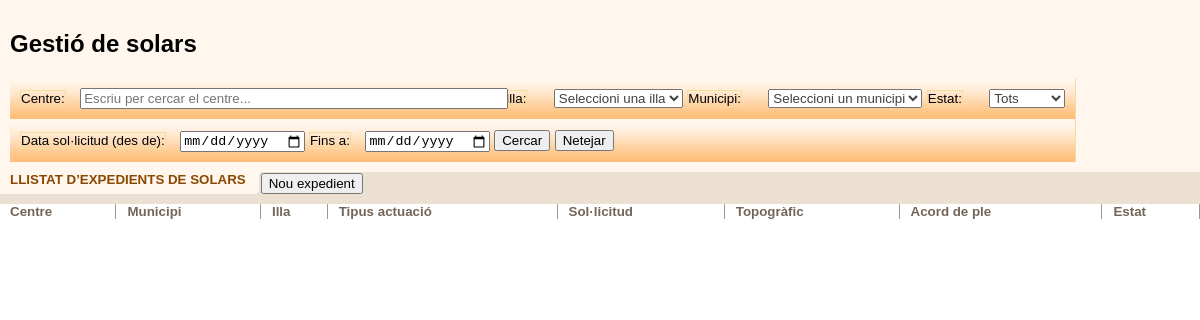
The page /solar/solarListFiltro.php on the database as committed earlier.
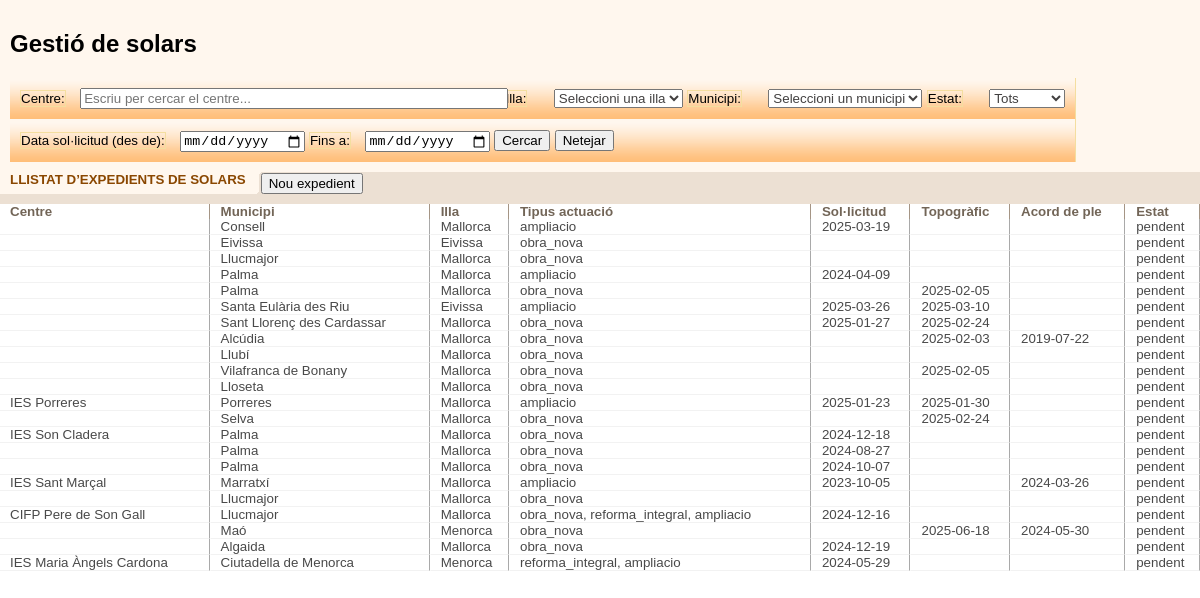
The same page on the database as committed later.
### tables this page shows
CREATE TABLE `expedients_solar` (
  `id` int(11) NOT NULL,
  `centre_id` int(11) DEFAULT NULL,
  `estat` enum('pendent','en_tramit','tancat') NOT NULL DEFAULT 'pendent',
  `data_sollicitud` date DEFAULT NULL,
  `obs_sollicitud` text DEFAULT NULL,
  `data_topografic` date DEFAULT NULL,
  `obs_topografic` text DEFAULT NULL,
  `data_acord_ple` date DEFAULT NULL,
  `obs_acord_ple` text DEFAULT NULL,
  `created_at` timestamp NOT NULL DEFAULT current_timestamp(),
  `updated_at` timestamp NOT NULL DEFAULT current_timestamp() ON UPDATE current_timestamp()
);

CREATE TABLE `centres` (
  `id` int(11) NOT NULL,
  `Ubi_Codi` int(11) NOT NULL,
  `Titularitat` varchar(50) DEFAULT NULL,
  `Sigla` varchar(10) DEFAULT NULL,
  `Codi` varchar(20) DEFAULT NULL,
  `Centre` varchar(255) DEFAULT NULL,
  `Adreca` varchar(255) DEFAULT NULL,
  `CP` varchar(10) DEFAULT NULL,
  `Localitat` varchar(100) DEFAULT NULL,
  `Municipi` varchar(100) DEFAULT NULL,
  `Illa` varchar(50) DEFAULT NULL,
  `Telefon` varchar(20) DEFAULT NULL,
  `Fax` varchar(20) DEFAULT NULL,
  `email` varchar(100) DEFAULT NULL,
  `Alta` date DEFAULT NULL,
  `Baixa` date DEFAULT NULL,
  `id_illa` int(11) DEFAULT NULL,
  `id_municipi` int(11) DEFAULT NULL,
  `ref_cadastral` varchar(20) DEFAULT NULL,
  `cadastre_localitzacio` varchar(255) DEFAULT NULL,
  `cadastre_classe` varchar(20) DEFAULT NULL,
  `cadastre_us_principal` varchar(50) DEFAULT NULL,
  `cadastre_sup_construida_m2` decimal(10,2) DEFAULT NULL,
  `cadastre_any_construccio` smallint(6) DEFAULT NULL,
  `cadastre_parcela_tipus` varchar(100) DEFAULT NULL,
  `cadastre_parcela_localitzacio` varchar(255) DEFAULT NULL,
  `cadastre_sup_grafica_m2` decimal(10,2) DEFAULT NULL,
  `cadastre_data_consulta` timestamp NULL DEFAULT NULL,
  `cadastre_font` varchar(30) DEFAULT NULL
);

### solar/solarListFiltro.php (the view, shortened to what this page needs)
<?php
include '../connectarBD.php';
function h($v): string {
  return htmlspecialchars((string)$v, ENT_QUOTES | ENT_SUBSTITUTE, 'UTF-8');
}
$centre_txt = trim($_POST['centre_txt'] ?? '');
$municipi_id = trim($_POST['municipi_filtro'] ?? '');
$estat = trim($_POST['estat_filtro'] ?? '');
$data_ini = trim($_POST['data_inici_filtro'] ?? '');
$data_fi = trim($_POST['data_fi_filtro'] ?? '');
$sql = "
SELECT
  e.id AS expedient_id,
  c.Centre AS centre_nom,
  m.nom AS municipi_nom,
  i.nom AS illa_nom,
  COALESCE(GROUP_CONCAT(DISTINCT a.tipus ORDER BY a.tipus SEPARATOR ', '), '') AS tipus_actuacio,
  e.data_sollicitud,
  e.data_topografic,
  e.data_acord_ple,
  e.estat
FROM expedients_solar e
LEFT JOIN centres c ON c.id = e.centre_id
LEFT JOIN actuacions_solar a ON a.expedient_id = e.id
LEFT JOIN actuacions_solar_solars ass ON ass.actuacio_solar_id = a.id AND ass.rol = 'principal'
JOIN solars s ON s.id = ass.solar_id
LEFT JOIN municipi m ON m.id = s.municipi_id
LEFT JOIN illa i ON i.id = s.illa_id
";
$sql .= "
GROUP BY e.id, c.Centre, m.nom, i.nom, e.data_sollicitud, e.data_topografic, e.data_acord_ple, e.estat
ORDER BY e.updated_at DESC, e.id DESC
LIMIT 500
";
$stmt = $connexio->prepare($sql);
$stmt->execute();
$res = $stmt->get_result();
?>
<!DOCTYPE html>
<html>
<head>
  <link rel="stylesheet" href="../css/estilos.css" type="text/css" />
</head>
<body class="contenido" onload="ocultarFondoPrincipal();">
  <div class="contenedorFiltro">
    <h2>Gestió de solars</h2>
    <form method="POST" action="solarListFiltro.php">
      <table cellpadding="0" cellspacing="0" class="cajaFiltro">
        <tr>
          <td class="contenedorCamposFiltro">
            <div class="filtro">
              <label for="centre_txt" class="formularioFiltro">Centre:</label>
              <div style="position:relative; display:inline-block; width:420px; vertical-align:middle;">
                <input
                  type="text"
                  id="centre_txt"
                  name="centre_txt"
                  value="<?= h($centre_txt) ?>"
                  placeholder="Escriu per cercar el centre..."
                  autocomplete="off"
                  style="width:100%;"
                />
              </div>
              <label for="illa_filtro" class="formularioFiltro">Illa:</label>
              <select id="illa_filtro" name="illa_filtro" class="campoFicha_Blanca" onchange="onIllaChange()">
                <option value="">Seleccioni una illa</option>
              </select>
              <label for="municipi_filtro" class="formularioFiltro">Municipi:</label>
              <select id="municipi_filtro" name="municipi_filtro" class="campoFicha_Blanca" data-selected="<?= h($municipi_id) ?>">
                <option value="">Seleccioni un municipi</option>
              </select>
              <label for="estat_filtro" class="formularioFiltro">Estat:</label>
              <select id="estat_filtro" name="estat_filtro" class="campoFicha_Blanca">
                <option value="" <?= $estat===''?'selected':'' ?>>Tots</option>
              </select>
            </div>
          </td>
        </tr>
        <tr>
          <td class="contenedorCamposFiltro">
            <div class="filtro">
              <label for="data_inici_filtro" class="formularioFiltro">Data sol·licitud (des de):</label>
              <input type="date" id="data_inici_filtro" name="data_inici_filtro" value="<?= h($data_ini) ?>">
              <label for="data_fi_filtro" class="formularioFiltro">Fins a:</label>
              <input type="date" id="data_fi_filtro" name="data_fi_filtro" value="<?= h($data_fi) ?>">
              <button type="submit" class="boton">Cercar</button>
              <button type="button" class="boton" onclick="window.location.href='solarListFiltro.php'">Netejar</button>
            </div>
          </td>
        </tr>
      </table>
    </form>
  </div>
  <ul class="botoneraListado">
    <li class="tituloListado">LLISTAT D’EXPEDIENTS DE SOLARS</li>
    <li class="fondoBotoneraListado">
      <input type="button" class="boton" value="Nou expedient" onclick="location.href='solarForm.php';">
    </li>
  </ul>
  <div class="espacioMarronClaro"></div>
  <div id="cuerpo" class="scroll_total">
    <table class="listado" cellpadding="0" cellspacing="0" width="100%">
      <thead>
        <tr>
          <th class="campoCabeceraListadoInicial">Centre</th>
          <th class="campoCabeceraListado">Municipi</th>
          <th class="campoCabeceraListado">Illa</th>
          <th class="campoCabeceraListado">Tipus actuació</th>
          <th class="campoCabeceraListado">Sol·licitud</th>
          <th class="campoCabeceraListado">Topogràfic</th>
          <th class="campoCabeceraListado">Acord de ple</th>
          <th class="campoCabeceraListado">Estat</th>
        </tr>
      </thead>
      <tbody>
        <?php while ($r = $res->fetch_assoc()): ?>
          <tr style="cursor:pointer" onclick="window.location.href='solarForm.php?id=<?= (int)$r['expedient_id'] ?>'">
            <td class="campoListadoInicial"><?= h($r['centre_nom']) ?></td>
            <td class="campoListado"><?= h($r['municipi_nom']) ?></td>
            <td class="campoListado"><?= h($r['illa_nom']) ?></td>
            <td class="campoListado"><?= h($r['tipus_actuacio']) ?></td>
            <td class="campoListado"><?= h($r['data_sollicitud']) ?></td>
            <td class="campoListado"><?= h($r['data_topografic']) ?></td>
            <td class="campoListado"><?= h($r['data_acord_ple']) ?></td>
            <td class="campoListado"><?= h($r['estat']) ?></td>
          </tr>
        <?php endwhile; ?>
      </tbody>
    </table>
  </div>
</body>
</html>

### css/estilos.css (style rules this page uses)
body.contenido { margin:0px; font-family:arial; background-color:transparent; }
.boton { font-size:10pt; margin:1px 0px 0px 0px; }
.espacioMarronClaro { background-color:#ece0d3; height:10px; width:100%; clear:both; }
.contenedorFiltro { background-color:#fff7ee; padding:10px; margin:0px; clear:both; }
.filtro { background:#FFF7EE url(../imagenes/fondoFiltro.gif) repeat-x bottom; border:1px solid #F4DE9F; border-top:0px; border-left:0px; padding:10px; border-bottom: 0px; margin: 0px; }
.cajaFiltro { clear:both; }
.contenedorCamposFiltro { background-color:#fff7ee; }
.botoneraListado { list-style:none; margin:0px; padding:0px; width:100%; height:22px; background-color:#ece0d3; }
.tituloListado { font-size:10pt; font-weight:bold; white-space:nowrap; color:#8a4700; padding:0px 15px 0px 10px; background:#FFF7EE url(../imagenes/remateRightTituloListado.gif) no-repeat right; float:left; height:22px; }
.fondoBotoneraListado { background-color:#ece0d3; float:left; height:22px; margin:0px auto; }
.listado { clear:both; background-color:#ffffff; margin:0px; padding:0px; }
.campoCabeceraListadoInicial { font-size:10pt; color:#726557; border-right:1px solid #A59585; padding:0px 0px 0px 10px; text-align:left; }
.campoCabeceraListado { font-size:10pt; color:#726557; border-right:1px solid #A59585; border-left:1px solid #ffffff; padding:0px 0px 0px 10px; text-align:left; }
.campoListadoInicial { font-size:10pt; color:#494949; border-right:1px solid #a9a9a9; border-bottom:1px solid #f2f2f2; padding:0px 0px 0px 10px; cursor:pointer; }
.campoListado { font-size:10pt; color:#494949; border-right:1px solid #a9a9a9; border-left:1px solid #ffffff; border-bottom:1px solid #f2f2f2; padding:0px 0px 0px 10px; cursor:pointer; }
.formularioFiltro { font-size:10pt; color:#000000; border:1px solid #F4DE9F; margin-right:10px; }
.campoFicha_Blanca { font-size:10pt; color:#424040; margin-left: 12px; }
.scroll_total { width:100%; }

Rows that differ between the two databases and show on the page:
added expedients_solar: municipi_nom "Consell", illa_nom "Mallorca", tipus_actuacio "ampliacio", data_sollicitud "2025-03-19", estat "pendent"
added expedients_solar: municipi_nom "Eivissa", illa_nom "Eivissa", tipus_actuacio "obra_nova", estat "pendent"
added expedients_solar: municipi_nom "Llucmajor", illa_nom "Mallorca", tipus_actuacio "obra_nova", estat "pendent"
added expedients_solar: municipi_nom "Palma", illa_nom "Mallorca", tipus_actuacio "ampliacio", data_sollicitud "2024-04-09", estat "pendent"
added expedients_solar: municipi_nom "Palma", illa_nom "Mallorca", tipus_actuacio "obra_nova", data_topografic "2025-02-05", estat "pendent"
added expedients_solar: municipi_nom "Santa Eulària des Riu", illa_nom "Eivissa", tipus_actuacio "ampliacio", data_sollicitud "2025-03-26", data_topografic "2025-03-10", estat "pendent"
added expedients_solar: municipi_nom "Sant Llorenç des Cardassar", illa_nom "Mallorca", tipus_actuacio "obra_nova", data_sollicitud "2025-01-27", data_topografic "2025-02-24", estat "pendent"
added expedients_solar: municipi_nom "Alcúdia", illa_nom "Mallorca", tipus_actuacio "obra_nova", data_topografic "2025-02-03", data_acord_ple "2019-07-22", estat "pendent"
added expedients_solar: municipi_nom "Llubí", illa_nom "Mallorca", tipus_actuacio "obra_nova", estat "pendent"
added expedients_solar: municipi_nom "Vilafranca de Bonany", illa_nom "Mallorca", tipus_actuacio "obra_nova", data_topografic "2025-02-05", estat "pendent"
added expedients_solar: municipi_nom "Lloseta", illa_nom "Mallorca", tipus_actuacio "obra_nova", estat "pendent"
added expedients_solar: centre.Centre "IES Porreres", municipi_nom "Porreres", illa_nom "Mallorca", tipus_actuacio "ampliacio", data_sollicitud "2025-01-23", data_topografic "2025-01-30", estat "pendent"
added expedients_solar: municipi_nom "Selva", illa_nom "Mallorca", tipus_actuacio "obra_nova", data_topografic "2025-02-24", estat "pendent"
added expedients_solar: centre.Centre "IES Son Cladera", municipi_nom "Palma", illa_nom "Mallorca", tipus_actuacio "obra_nova", data_sollicitud "2024-12-18", estat "pendent"
added expedients_solar: municipi_nom "Palma", illa_nom "Mallorca", tipus_actuacio "obra_nova", data_sollicitud "2024-08-27", estat "pendent"
added expedients_solar: municipi_nom "Palma", illa_nom "Mallorca", tipus_actuacio "obra_nova", data_sollicitud "2024-10-07", estat "pendent"
added expedients_solar: centre.Centre "IES Sant Marçal", municipi_nom "Marratxí", illa_nom "Mallorca", tipus_actuacio "ampliacio", data_sollicitud "2023-10-05", data_acord_ple "2024-03-26", estat "pendent"
added expedients_solar: municipi_nom "Llucmajor", illa_nom "Mallorca", tipus_actuacio "obra_nova", estat "pendent"
added expedients_solar: centre.Centre "CIFP Pere de Son Gall", municipi_nom "Llucmajor", illa_nom "Mallorca", tipus_actuacio "obra_nova, reforma_integral, ampliacio", data_sollicitud "2024-12-16", estat "pendent"
added expedients_solar: municipi_nom "Maó", illa_nom "Menorca", tipus_actuacio "obra_nova", data_topografic "2025-06-18", data_acord_ple "2024-05-30", estat "pendent"
added expedients_solar: municipi_nom "Algaida", illa_nom "Mallorca", tipus_actuacio "obra_nova", data_sollicitud "2024-12-19", estat "pendent"
added expedients_solar: centre.Centre "IES Maria Àngels Cardona", municipi_nom "Ciutadella de Menorca", illa_nom "Menorca", tipus_actuacio "reforma_integral, ampliacio", data_sollicitud "2024-05-29", estat "pendent"
